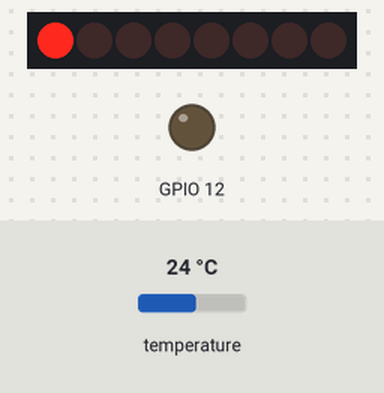
Bench run of a sketch on a simulated ESP8266 (NodeMCU). Parts: 8 shift-register outputs drawn as a row of LEDs (first output left, lit = HIGH), output pins drawn as LEDs (lit = HIGH). Wiring (inferred from the names in the program): shift register (74HC595): data GPIO 4; shift clock GPIO 5; latch GPIO 2. Wiring (inferred from the signals the program sends): row of LEDs: on Q0, Q1, Q2, Q3, Q4, Q5, Q6, Q7. Inputs (shaded band) come from the test bench; at power-on: temperature 24 °C. WiFi joins after 1.5 s; servers stay silent unless stated; pins used as bus, display or sensor lines are not drawn; what the sketch prints to the serial monitor is not drawn. At 3.6 s the program puts the board to deep sleep or switches it off; the recording ends there.

Above: at 1.62 s.
Timing chart, 0 to 3.6 s (numbered marks = the images above):
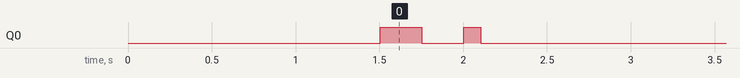

The sketch:

ds18cloud.ino
```cpp
#include <Arduino.h>

#include "ThingSpeak.h"
#include <ArduinoOTA.h>
#include <DallasTemperature.h>
#include <ESP8266WiFi.h>
#include <ESP8266mDNS.h>
#include <OneWire.h>
#include <WiFiUdp.h>

// Stromverbrauch im DeepSleep ESP-01   339uA
// Stromverbrauch im DeepSleep ESP-12F   17uA

//#define DEBUG

// shift register
#define dataPin 4
#define clockPin 5
#define latchPin 2

// to get VCC
ADC_MODE(ADC_VCC);

// WLAN Data
const char ssid[] = "nkmhh";
const char pass[] = "Dremat-BlurEgef7";
const char *host = "OTA-THING";
WiFiClient client;

// Pass our oneWire reference to Dallas Temperature.
OneWire oneWire(14);
DallasTemperature sensors(&oneWire);

// Thingspeak Data
unsigned long myChannelNumber = 152224;
const char *myWriteAPIKey = "H6W63PGLYEOFNY4A";

void shiftWrite(int whichPin, int whichState) {
  byte bitsToSend = 0;
  digitalWrite(latchPin, LOW);
  bitWrite(bitsToSend, whichPin, whichState);
  shiftOut(dataPin, clockPin, MSBFIRST, bitsToSend);
  digitalWrite(latchPin, HIGH);
}

void blinkLed(int ms) {
  shiftWrite(0, HIGH);
  delay(ms / 2);
  shiftWrite(0, LOW);
  delay(ms / 2);
}

// Time to sleep (in seconds):
const int sleepTimeS = 15 * 60;

void setup() {
#ifdef DEBUG
  Serial.begin(74880);
  Serial.println("Booting...");
#endif

  pinMode(latchPin, OUTPUT);
  pinMode(clockPin, OUTPUT);
  pinMode(dataPin, OUTPUT);

  pinMode(12, OUTPUT);
  WiFi.mode(WIFI_STA);
  WiFi.begin(ssid, pass);

#ifdef DEBUG
  while (WiFi.waitForConnectResult() != WL_CONNECTED) {
    WiFi.begin(ssid, pass);
    blinkLed(80);
    Serial.println("Retrying connection...");
  }
#else
  if (WiFi.waitForConnectResult() != WL_CONNECTED) {
    ESP.deepSleep(sleepTimeS * 1000000);
  }
#endif

  ThingSpeak.begin(client);

  ArduinoOTA.setHostname(host);
  ArduinoOTA.onError([](ota_error_t error) { ESP.restart(); });
  ArduinoOTA.begin();
}

float readTemp() {
  sensors.requestTemperatures();
  float r = sensors.getTempCByIndex(0);
  if (r > 60) {
#ifdef DEBUG
    Serial.println("Invalid Data on last read");
#endif
    delay(1000);
    r = sensors.getTempCByIndex(0);
  }
#ifdef DEBUG
  Serial.print("Temperature for the device 1 (index 0) is: ");
  Serial.println(r);
#endif
  return r;
}

void loop() {

  Serial.println("Starting...");

#ifdef DEBUG
  ArduinoOTA.handle();
#endif

  blinkLed(500);
  blinkLed(200);
  ThingSpeak.writeField(myChannelNumber, 1, readTemp(), myWriteAPIKey);
  ThingSpeak.writeField(myChannelNumber, 1, ESP.getVcc(), "11DEC49KEN7WNCG0");
#ifdef DEBUG
  Serial.println("We sleep for 10 s");
  ESP.deepSleep(10 * 1000000);
#else
  ESP.deepSleep(sleepTimeS * 1000000);
#endif
}
```

Measured:
- by itself, Q0: LOW → HIGH at 1.5 s, → LOW 0.25 s later, → HIGH 0.25 s later, → LOW 0.10 s later
